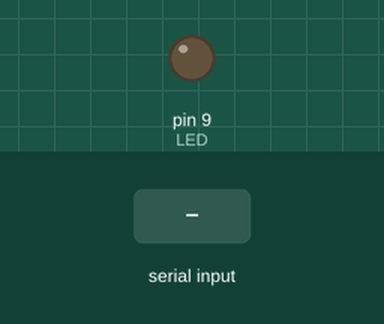
The sketch below on a simulated Arduino Uno, built with avr-gcc and run on an emulated ATmega328P. Shown: output pins drawn as LEDs (lit = HIGH). The test bench sets the inputs (shaded band). Storage starts empty; what the sketch prints to the serial monitor is not drawn.

Above: at 4.5 s.
4.6 s: ":" received over Serial
At 5.4 s:
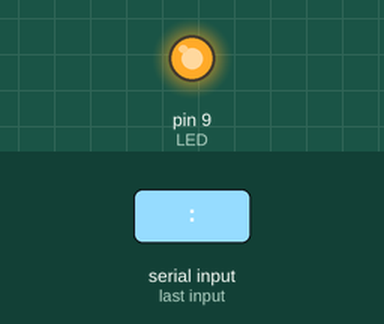
Timing chart, 0 to 13.1 s (numbered marks = the images above; inputs shaded):
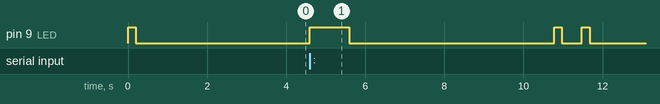

The sketch:

servidor_web_amenan_esp8266.ino
```cpp
#include <SPI.h>
#include "SdFat.h"
#include <Wire.h>

#define SSID "red de prueba"   // change this to match your WiFi SSID
#define PASS "pepepepe" // change this to match your WiFi password
#define PORT "80"      // using port 80 by default
#define DEBUG true
#define BUFFER_SIZE 1024
char buffer[BUFFER_SIZE];

int resto = 0;
unsigned long cantidad_paquetes = 0;
boolean enviar = false;
char str3[] = "archivo.txt";
int cuenta = 0;
int cuenta2 = 1;
byte inByte;


// SD chip select pin
const uint8_t chipSelect = 10;
// file system
SdFat SD;
// test file
SdFile file;

#define LED             9
#define PULSADOR1       2

byte datito;

File webFile, CSS_file;
String webpage;
// By default we are looking for OK\r\n
char OKrn[] = "OK\r\n";
//byte wait_for_esp_response(int timeout, char* term=OKrn) {
//  unsigned long t=millis();
//  bool found=false;
//  int i=0;
//  int len=strlen(term);
//  // wait for at most timeout milliseconds
//  // or if OK\r\n is found
//  while(millis()<t+timeout) {
//    if(Serial2.available()) {
//      buffer[i++]=Serial2.read();
//      if(i>=len) {
//        if(strncmp(buffer+i-len, term, len)==0) {
//          found=true;
//          break;
//     }
//    }
//   }
//  }
//  buffer[i]=0;
//  Serial.print(buffer);
//  return found;
//}


void setup()
{
  Serial.begin(115200);

  pinMode(LED,OUTPUT);
  digitalWrite(LED,HIGH);
  delay(200);
  digitalWrite(LED,LOW);

  Serial.println(F("AT+CWMODE=3"));
  delay(200);
  Serial.println(F("AT+CWDHCP=2,1"));
  delay(200);
  Serial.println(F("AT+CIPMUX=1"));
  delay(200);
  Serial.print(F("AT+CWSAP="));
  Serial.write(34);
  Serial.print(F("red de prueba"));
  Serial.write(34);    //comilla
  Serial.write(44);   //coma
  Serial.write(34);    //comilla
  Serial.print(PASS);
  Serial.write(34);    //comilla
  Serial.write(44);   //coma
  Serial.println(F("5,3"));
  delay(1000);
  Serial.println("AT+CIPSERVER=1,80"); // turn on server on port 80
  delay(1000);
  //Serial.println(F("ATE0"));
  delay(500);
  if (!SD.begin(chipSelect, SD_SCK_MHZ(50))) {
     digitalWrite(LED,HIGH);
  }
}

void loop()


{
  while (Serial.available() > 0) {
  //if(Serial.available()) // check if the esp is sending a message {
    //if (Serial.find("+IPD,")) {
    datito = Serial.read();
    if ( datito == ':') {
        digitalWrite(LED,HIGH);
        delay(1000);
        digitalWrite(LED,LOW);
        String encabezado = "HTTP/1.1 200 OK\r\nContent-Type: text/html\r\n\r\n ";   // 51 caracteres
        String encabezado2 = "HTTP/1.1 206 OK\r\nContent-Type: text/html\r\n\r\n ";   // 51 caracteres
        String cipSend = "AT+CIPSEND=";
        cipSend += "0";
        cipSend += ",";
//     cipSend +=(encabezado.length() + 2);
     //cipSend += "112";
     //cipSend +="\r\n";

//     sendData(cipSend,1000,DEBUG);
//     sendData(webpage,1000,DEBUG);

//     Serial.println(cipSend);
//     delay(1000);
//
//     Serial.println(encabezado);
//     delay(500);
      File file;
      file.open(str3, O_READ);

//      Serial.print(F("AT+CIPSEND=0,"));
//      Serial.println(encabezado.length()+2);
     // Serial.println(encabezado.length() + 2);
     int tamanio = file.size();
     if (tamanio <= 1997)  {                        // 2048 - 51 = 1997
          cipSend +=(encabezado.length() + file.size());
          Serial.println(cipSend);
          delay(2500);
          Serial.print(encabezado);
     }
     else {
          Serial.println(cipSend);
          delay(2500);
          Serial.print(encabezado2);
          cipSend += 2048;
     }
     int tamanio_1er_paquete = (2047 - (encabezado.length()));


//      while (file.available()) {                      // mientras no se haya llegado al final
//          datito = file.read();
//          Serial.write(datito);
//      }
//     Serial.println("");
//     Serial.println("");
//     Serial.println("");
//     delay(1500);

     for (int i=0; i <= tamanio_1er_paquete; i++) {
          datito = file.read();
          Serial.write(datito);
     }
     Serial.println("");
     Serial.println("");
     Serial.println("");
     delay(1500);


//     delay(1000);
//     Serial.print(F("+++"));
//      cantidad_paquetes = (file.size()-tamanio_1er_paquete)/2048;   // si el cociente es entero la división es entera
//      //wait_for_esp_response(1000);
//      delay(500);
//      // enviar archivo, en paquetes de 2048 bytes por exigencias del ESP8266, con esperas entre paquete y paquete
//      Serial.println(F("AT+CIPSEND=0,2048"));
//      delay(500);
//      while (file.available()) {                      // mientras no se haya llegado al final
//          datito = file.read();
//          Serial.write(datito);
//          if (cuenta == 2047){
//             cuenta = 0;
             Serial.print(F("+++"));
//             //wait_for_esp_response(1000);
             delay(500);
//             if (cuenta2 != cantidad_paquetes){
//                Serial.println(F("AT+CIPSEND=0,2048"));
//                cuenta2 = cuenta2 + 1;
//                //wait_for_esp_response(1000);
//                delay(500);
//             }else{
//                cuenta2 = 1;
//                resto = file.size() - (cantidad_paquetes * 2048);
//                Serial.print(F("AT+CIPSEND=0,"));
//                Serial.println(resto);
//                //wait_for_esp_response(1000);
//                delay(500);
//             }
//          }else{
//            cuenta = cuenta + 1;
//          }
//      }


     Serial.println(F("AT+CIPCLOSE=0"));
     //Serial.println(connectionId);
     delay(500);

     digitalWrite(LED,HIGH);
     delay(200);
     digitalWrite(LED,LOW);
     delay(500);
     digitalWrite(LED,HIGH);
     delay(200);
     digitalWrite(LED,LOW);
    break;
    }
  }
}


//String sendData(String command, const int timeout, boolean debug)
//{
//    String response = "";
//
//    Serial2.print(command); // send the read character to the Serial2
//    long int time = millis();
//    while( (time+timeout) > millis())
//    {
//      while(Serial2.available())
//      {
//        // The esp has data so display its output to the serial window
//        char c = Serial2.read(); // read the next character.
//        response+=c;
//      }
//    }
//
//    if(debug)
//    {
//      Serial.print(response);
//    }
//
//    return response;
//}
```

Measured:
- after the input at 4.6 s, pin 9 (LED): goes HIGH 1.0 s, LOW 5.2 s, HIGH 0.20 s, LOW 0.50 s, HIGH 0.20 s, then LOW, starting at once
